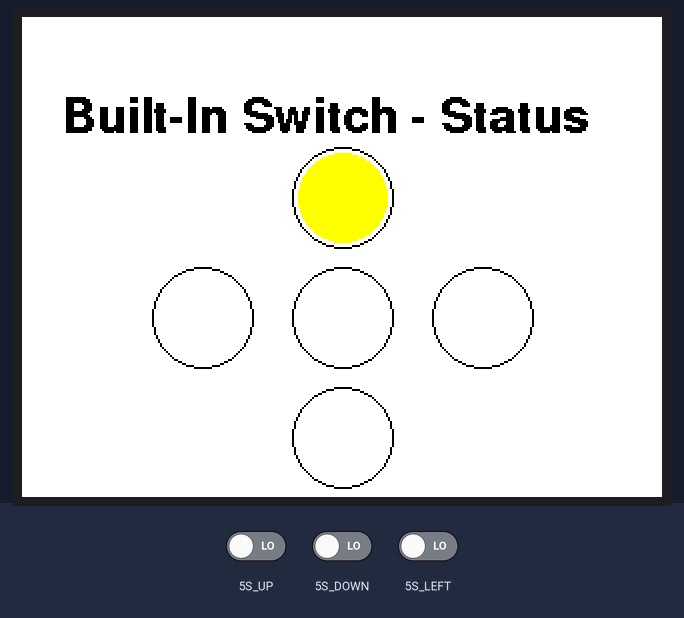
Bench run of a sketch on a simulated Seeed Wio Terminal. On the bench: 320×240 colour display. The test bench sets the inputs (shaded band); at power-on: 5S_UP LOW, 5S_DOWN LOW, 5S_LEFT LOW.

Above: at 1.4 s.
1.5 s: 5S_UP driven HIGH
At 2.5 s:
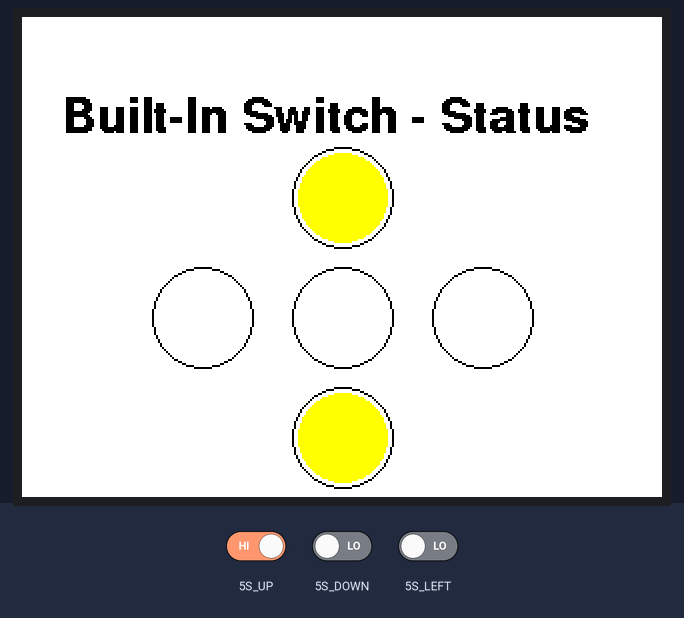
3.7 s: 5S_DOWN driven HIGH
At 5.3 s:
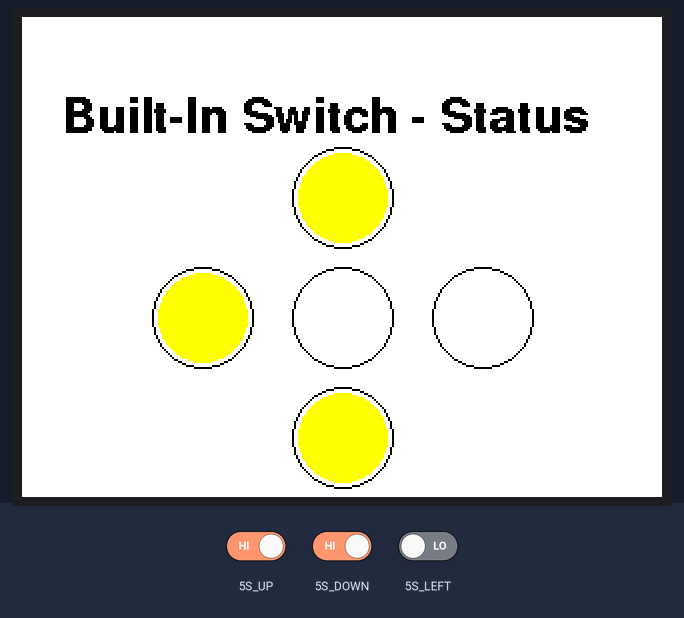
Timing chart, 0 to 6.8 s (numbered marks = the images above; inputs shaded):
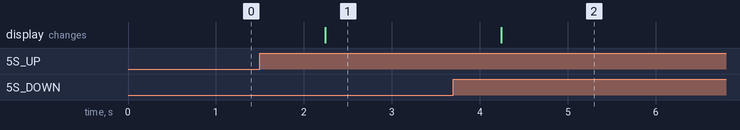

The sketch:

Built_In_Hardware_Ex2_Switch.ino
```cpp
#include "TFT_eSPI.h"
TFT_eSPI tft; //initialize TFT LCD

void setup() {
  pinMode(WIO_5S_UP, INPUT);
  pinMode(WIO_5S_DOWN, INPUT);
  pinMode(WIO_5S_LEFT, INPUT);
  pinMode(WIO_5S_RIGHT, INPUT);
  pinMode(WIO_5S_PRESS, INPUT);

  tft.begin(); //start TFT LCD
  tft.setRotation(3);
  tft.fillScreen(TFT_WHITE);
  tft.setFreeFont(&FreeSansBold12pt7b);
  tft.setTextColor(TFT_BLACK);
  tft.drawString("Built-In Switch - Status",20,40);

  tft.drawCircle(90,150,25,TFT_BLACK);  // LEFT
  tft.drawCircle(160,150,25,TFT_BLACK); // CENTER or PRESS
  tft.drawCircle(230,150,25,TFT_BLACK); // RIGHT
  tft.drawCircle(160,90,25,TFT_BLACK);  // UP
  tft.drawCircle(160,210,25,TFT_BLACK); // DOWN

}

void loop() {
  if(digitalRead(WIO_5S_UP) == 0) {  // UP
    tft.fillCircle(160,90,22,TFT_YELLOW);  // UP
    delay(1000);
  }
  else if(digitalRead(WIO_5S_DOWN) == 0) {  // DOWN
    tft.fillCircle(160,210,22,TFT_YELLOW); // DOWN
    delay(1000);
  }
  else if(digitalRead(WIO_5S_LEFT) == 0) {  // LFET
    tft.fillCircle(90,150,22,TFT_YELLOW);  // LEFT
    delay(1000);
  }
  else if(digitalRead(WIO_5S_RIGHT) == 0) {  // RIGHT
    tft.fillCircle(230,150,22,TFT_YELLOW); // RIGHT
    delay(1000);
  }
  else if(digitalRead(WIO_5S_PRESS) == 0) {  // CENTER or PRESS
    tft.fillCircle(160,150,22,TFT_YELLOW); // CENTER or PRESS
    delay(1000);
  }
  else {
    tft.fillCircle(90,150,22,TFT_WHITE);  // LEFT
    tft.fillCircle(160,150,22,TFT_WHITE); // CENTER or PRESS
    tft.fillCircle(230,150,22,TFT_WHITE); // RIGHT
    tft.fillCircle(160,90,22,TFT_WHITE);  // UP
    tft.fillCircle(160,210,22,TFT_WHITE); // DOWN
  }
}
```

Measured:
- after the input at 1.5 s, the display: changes after 0.74 s (image 1)
- after the input at 3.7 s, the display: changes after 0.54 s (image 2)
